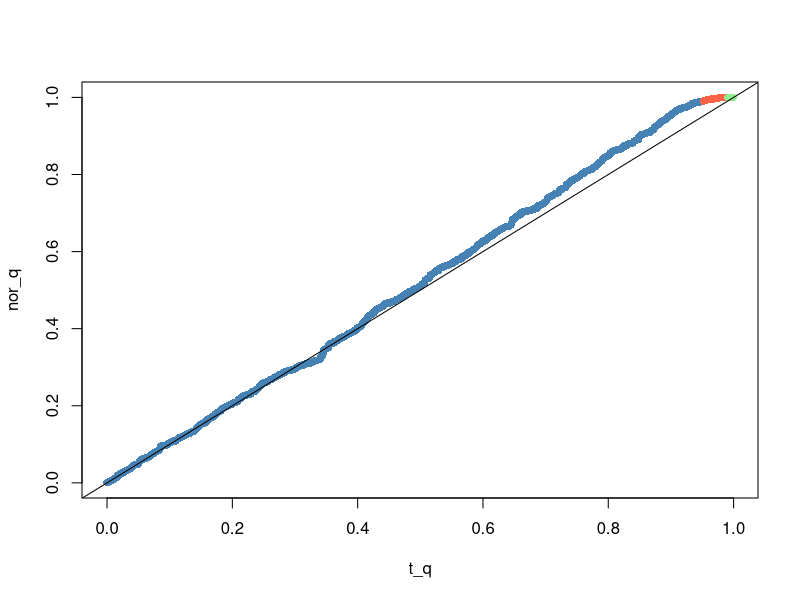

Here is the R script that generated this plot:
skewed_uniform = function(n=1000, c=0.25)
{
  x1 = (runif(n)-1)/2
  x2 = runif(n)/2
  xx = runif(n)
  xx = xx<c
  x  = xx*x1+(1-xx)*x2
  x  = sort(x)
  return(x) 
}
n 		= 10
c     = 0.25
J 		= 1000
t 		= c( rep(0, J) )
nor 	= c( rep(0, J) )

for (j in 1:J){
  x      = skewed_uniform(n,c)
  t[j]   = sqrt(n) * ( (mean(x) - (-0.25*c+0.25*(1-c)))/sd(x) )
  nor[j] = pnorm(t[j])
}
t       = sort(t)
t_q     = seq(0,J-1)/J
nor_q   = sort(nor)
t_q_l   =t_q[nor_q>0.99]
nor_q_l = nor_q[nor_q>0.99]
t_q_c   = t_q[t_q>0.99]
nor_q_c = nor_q[t_q>0.99]
plot(t_q, nor_q, pch=16, col="steelblue")
points(t_q_l, nor_q_l, pch=16, col="tomato")
points(t_q_c, nor_q_c, pch=16, col="lightgreen")
lines(c(-1,2), c(-1,2))